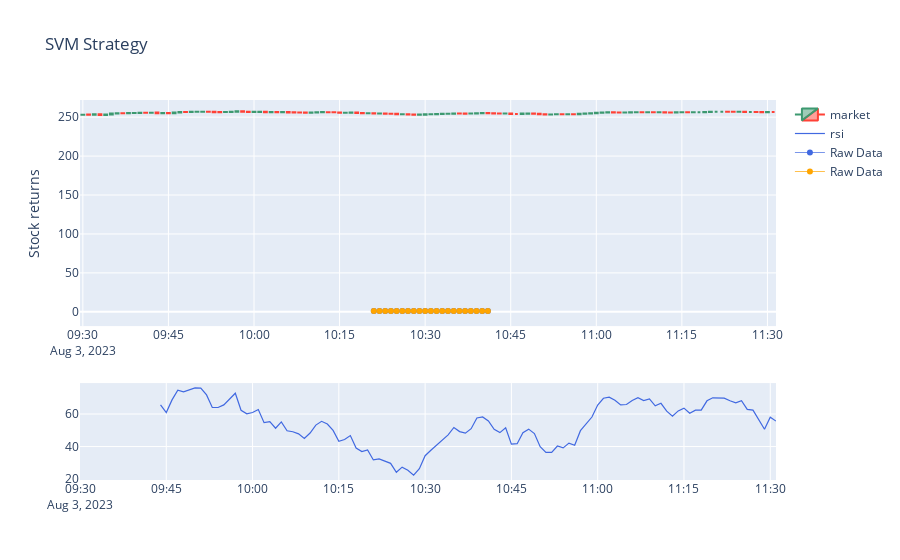

Notebook source saved alongside this figure:
### Markdown cell above
#### We tried bactesting the signals. Using our predicted signals vs the actual vals

### Code cell
Fig = go.Figure()
fig.add_trace(go.Scatter(x=df.index, y = (df['Ret'][split:]+1).cumprod(), line=dict(color='royalblue', width=.7),  name="Raw Data", mode="markers+lines"))
fig.add_trace(go.Scatter(x=df.index, y = (df['Ref1'][split:]+1).cumprod(), line=dict(color='orange', width=.7), name="Raw Data", mode="markers+lines"))

fig.update_layout(
    title='SVM Strategy',
    yaxis_title='Stock returns')

fig.show()
